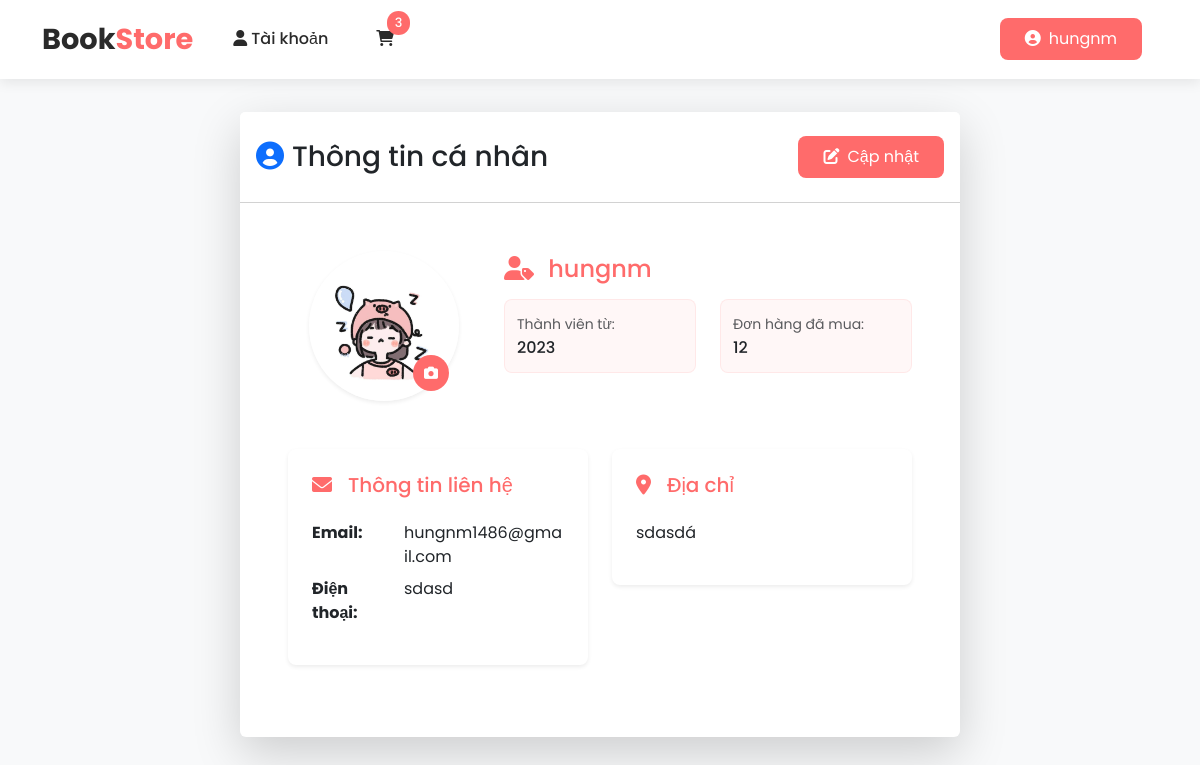
Before: /customer/profile/ (signed in) with the older database file.
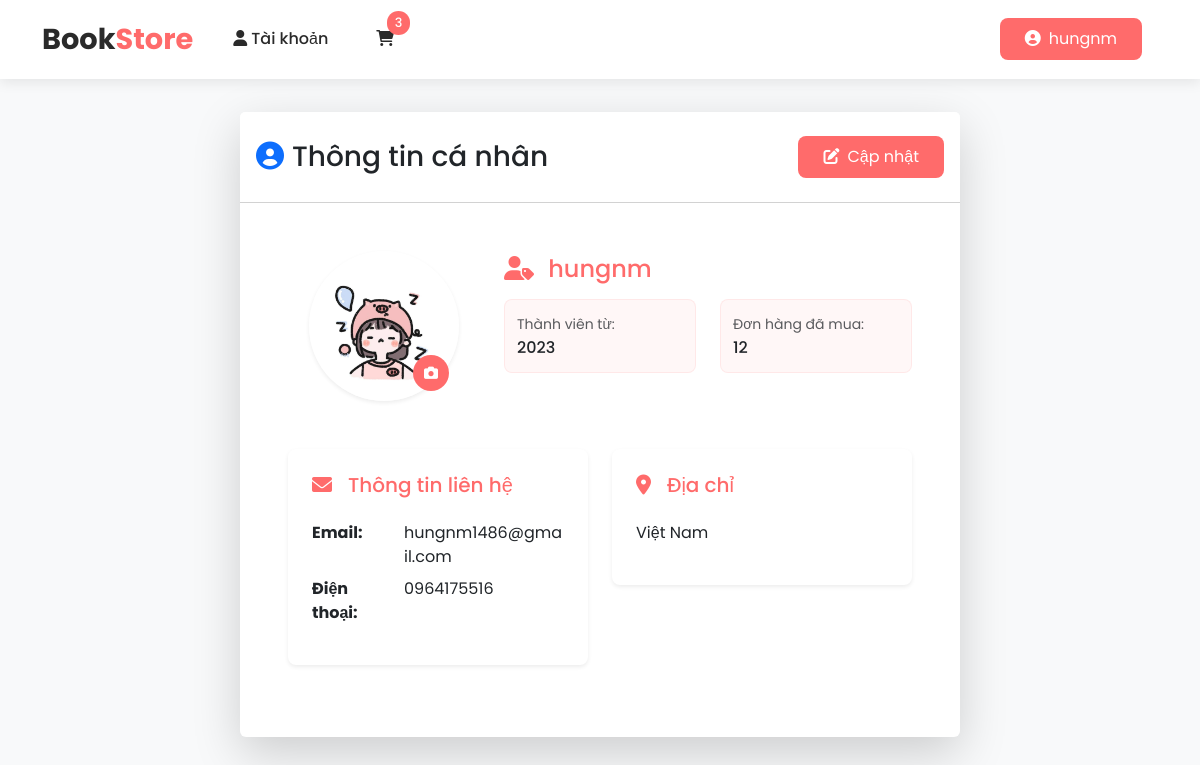
After: the same page with the newer database file.
### customer/models.py (models this page shows, shortened)
class CustomerProfile(models.Model):
    user = models.OneToOneField(CustomUser, on_delete=models.CASCADE)
    phone_number = models.CharField(max_length=20, blank=True, null=True)
    address = models.TextField(blank=True, null=True)
    created_at = models.DateTimeField(auto_now_add=True)
    updated_at = models.DateTimeField(auto_now=True)

class CustomUser(AbstractUser):
    email = models.EmailField(unique=True)  # Vẫn giữ email là duy nhất
    is_verified = models.BooleanField(default=False)  # Xác thực email
    groups = models.ManyToManyField(
        "auth.Group",
        related_name="customuser_set",
        blank=True,
        help_text="The groups this user belongs to.",
        verbose_name="groups",
    )
    user_permissions = models.ManyToManyField(
        "auth.Permission",
        related_name="customuser_set",
        blank=True,
        help_text="Specific permissions for this user.",
        verbose_name="user permissions",
    )
    USERNAME_FIELD = 'username'   # Sử dụng tên đăng nhập làm trường chính
    REQUIRED_FIELDS = ['email']   # Email trở thành trường bắt buộc (không dùng làm username)

### customer/views.py (the view)
# urls.py: path("profile/", profile_view, name="profile"),
@login_required
def profile_view(request):
    profile, created = CustomerProfile.objects.get_or_create(user=request.user)
    if request.method == "POST":
        form = CustomerProfileForm(request.POST, instance=profile)
        if form.is_valid():
            form.save()
            return redirect("profile")
    else:
        form = CustomerProfileForm(instance=profile)
    return render(request, "customer/profile.html", {"form": form, "profile": profile})

### templates/customer/profile.html (shortened to what this page needs)
{% extends "base.html" %}
{% load static %}
{% block content %}
<main class="container container-main">
  <div class="row justify-content-center">
    <div class="col-lg-8">
      <div class="card border-0 shadow-lg">
        <div class="card-header bg-white py-4">
          <div class="d-flex align-items-center justify-content-between">
            <h2 class="h3 mb-0"><i class="fas fa-user-circle text-primary me-2"></i>Thông tin cá nhân</h2>
            <a href="{% url 'update_profile' %}" class="btn btn-custom px-4">
              <i class="fas fa-edit me-2"></i>Cập nhật
            </a>
          </div>
        </div>
        <div class="card-body p-5">
          <div class="row align-items-center mb-5">
            <div class="col-md-4 text-center mb-4 mb-md-0">
              <div class="avatar-wrapper">
                <img src="{% static 'avt.jpg' %}"
                     class="rounded-circle shadow-sm"
                     alt="Avatar"
                     width="150"
                     height="150">
                <button class="btn btn-sm btn-custom avatar-edit-btn">
                  <i class="fas fa-camera"></i>
                </button>
              </div>
            </div>
            <div class="col-md-8">
              <div class="info-item mb-4">
                <h4 class="text-accent mb-3">
                  <i class="fas fa-user-tag me-2"></i>
                  {{ profile.user.username }}
                </h4>
                <div class="row">
                  <div class="col-6">
                    <div class="detail-item">
                      <span class="text-muted small">Thành viên từ:</span>
                      <div class="fw-medium">2023</div>
                    </div>
                  </div>
                  <div class="col-6">
                    <div class="detail-item">
                      <span class="text-muted small">Đơn hàng đã mua:</span>
                      <div class="fw-medium">12</div>
                    </div>
                  </div>
                </div>
              </div>
            </div>
          </div>
          <div class="info-section">
            <div class="row">
              <div class="col-md-6">
                <div class="info-card mb-4 p-4 rounded-3 shadow-sm">
                  <h5 class="d-flex align-items-center text-accent mb-4">
                    <i class="fas fa-envelope me-3"></i>Thông tin liên hệ
                  </h5>
                  <dl class="row">
                    <dt class="col-sm-4">Email:</dt>
                    <dd class="col-sm-8">{{ profile.user.email }}</dd>
                    <dt class="col-sm-4">Điện thoại:</dt>
                    <dd class="col-sm-8">
                      {% if profile.phone_number %}
                        {{ profile.phone_number }}
                      {% else %}
                        <span class="text-muted">Chưa cập nhật</span>
                      {% endif %}
                    </dd>
                  </dl>
                </div>
              </div>
              <div class="col-md-6">
                <div class="info-card mb-4 p-4 rounded-3 shadow-sm">
                  <h5 class="d-flex align-items-center text-accent mb-4">
                    <i class="fas fa-map-marker-alt me-3"></i>Địa chỉ
                  </h5>
                  <div class="address-content">
                    {% if profile.address %}
                      {{ profile.address|linebreaks }}
                    {% endif %}
                  </div>
                </div>
              </div>
            </div>
          </div>
        </div>
      </div>
    </div>
  </div>
</main>
{% endblock %}

Changed rows visible on the page:
changed CustomerProfile "hungnm": phone_number "sdasd" → "0964175516"; address "sdasdá" → "Việt Nam"
